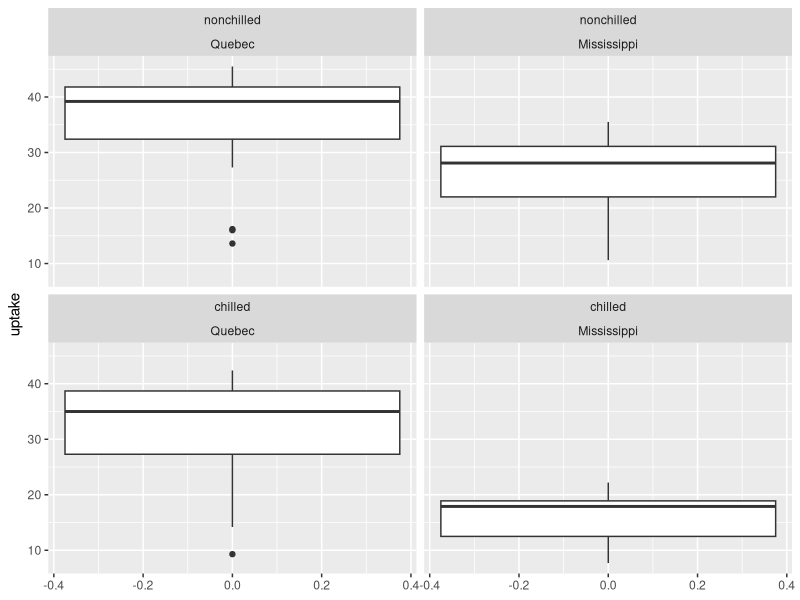

Write the R code that produced this figure.
#     X Plant   Type  Treatment conc uptake
# "1" 1   Qn1 Quebec nonchilled   95   16.0
# "2" 2   Qn1 Quebec nonchilled  175   30.4
# "3" 3   Qn1 Quebec nonchilled  250   34.8
# "4" 4   Qn1 Quebec nonchilled  350   37.2
# "5" 5   Qn1 Quebec nonchilled  500   35.3
# "6" 6   Qn1 Quebec nonchilled  675   39.2
# [1] "Treatment" "Type"
# [1] "uptake" "conc"
df <- CO2
column_by <- c("Treatment", "Type")
for_which <- "uptake"

library(ggplot2)

summary_plot <- function(df, for_which, column_by) {
  ggplot(data = df, aes(y = .data[[for_which]])) +
    geom_boxplot() +
    facet_wrap(facets = column_by)
}

summary_plot(df, for_which, column_by)
